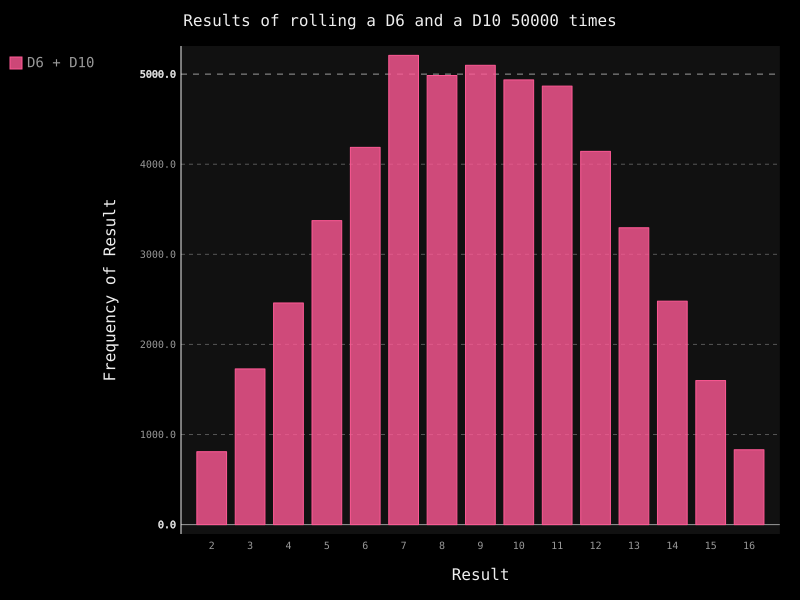

This chart was generated by the following Python code:
import pygal

from die import Die

# 创建一个d6
die_1 = Die()
die_2 = Die(10)

# 抛几次骰子，并将结果存储在一个列表中
results = []
for roll_num in range(50000):
    result = die_1.roll() + die_2.roll()
    results.append(result)

# 分析结果
frequencies = []
max_result = die_1.num_sides + die_2.num_sides
for value in range(2, max_result + 1):
    frequency = results.count(value)    # count() 方法用于统计列表里某个元素出现的次数
    frequencies.append(frequency)

# print(frequencies)

# 对结果进行可视化
hist = pygal.Bar()

hist.title = 'Results of rolling a D6 and a D10 50000 times'  # 标题
hist.x_labels = ['2', '3', '4', '5', '6', '7', '8', '9', '10', '11', '12', '13', '14', '15', '16']  # x 轴坐标
hist.x_title = 'Result' # x轴标题
hist.y_title = 'Frequency of Result'    # y 轴标题

hist.add('D6 + D10', frequencies)    # 传递图表标签，数据
hist.render_to_file('die_visual.svg')   # 保存成.xvg文件
